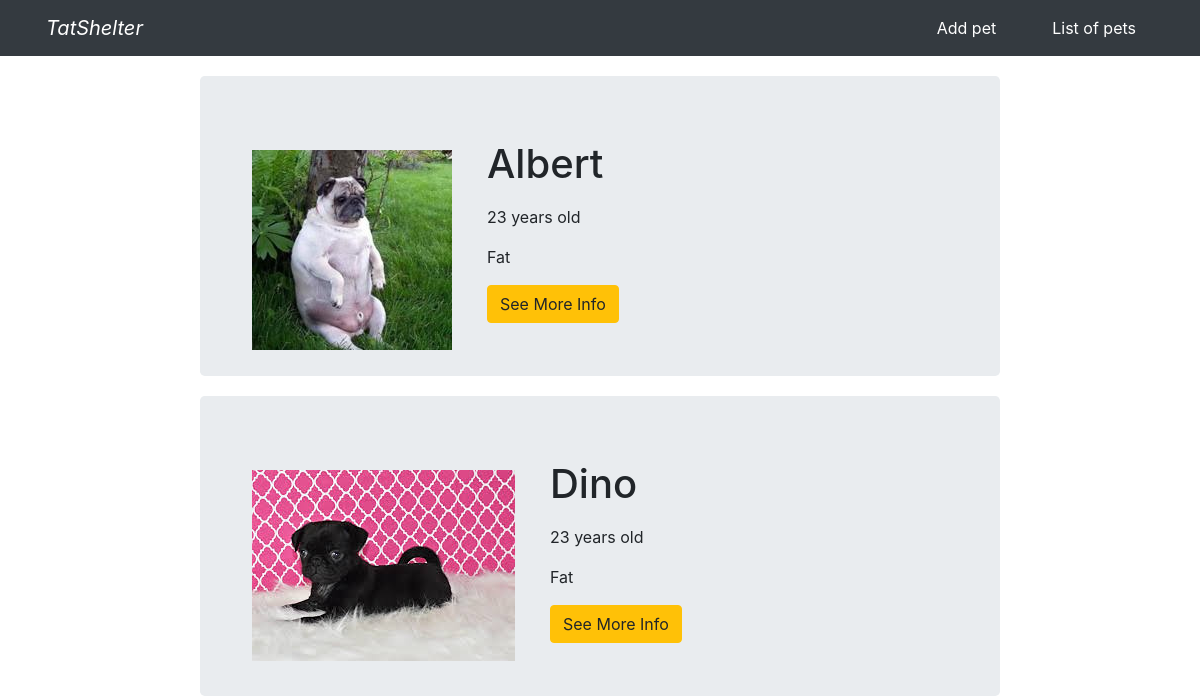
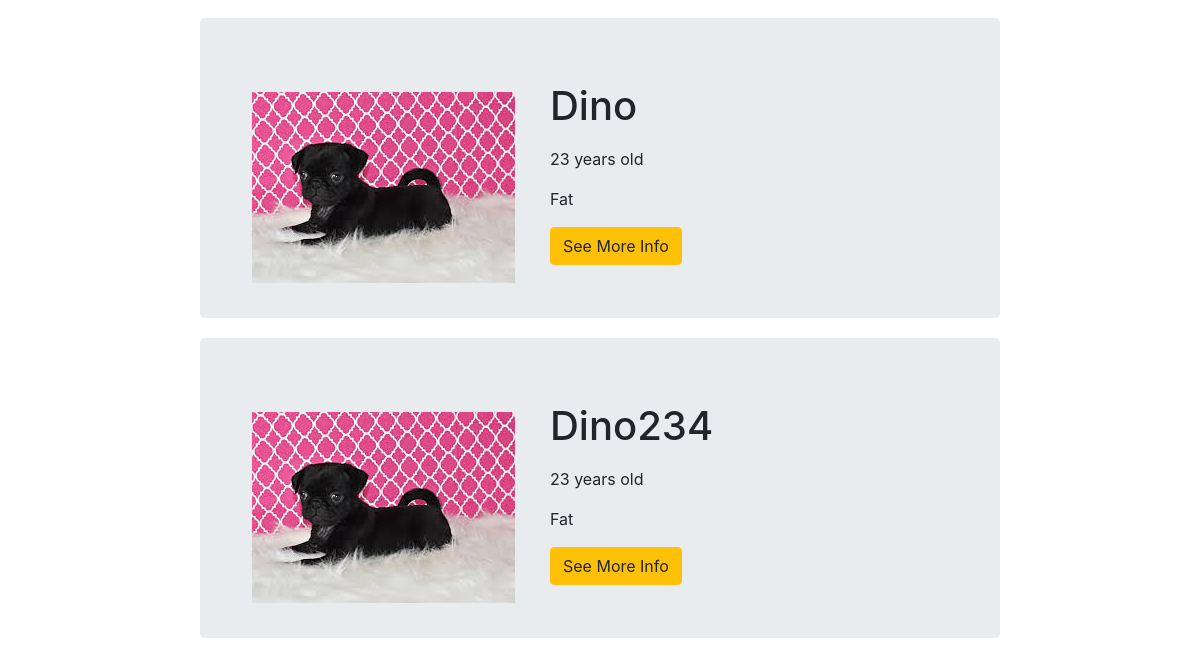
The page /list_pets on the database as committed earlier (2 pictures, top to bottom).
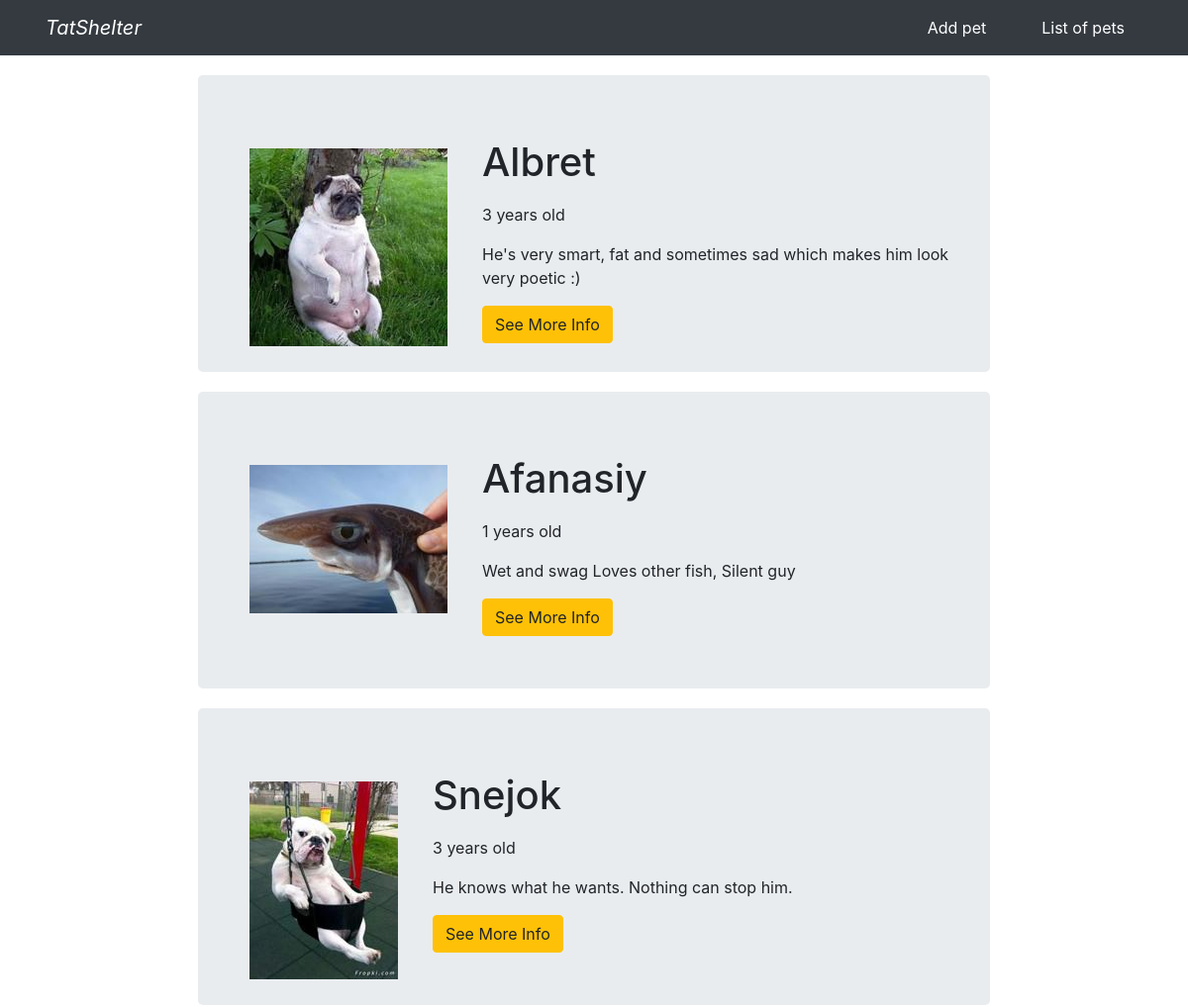
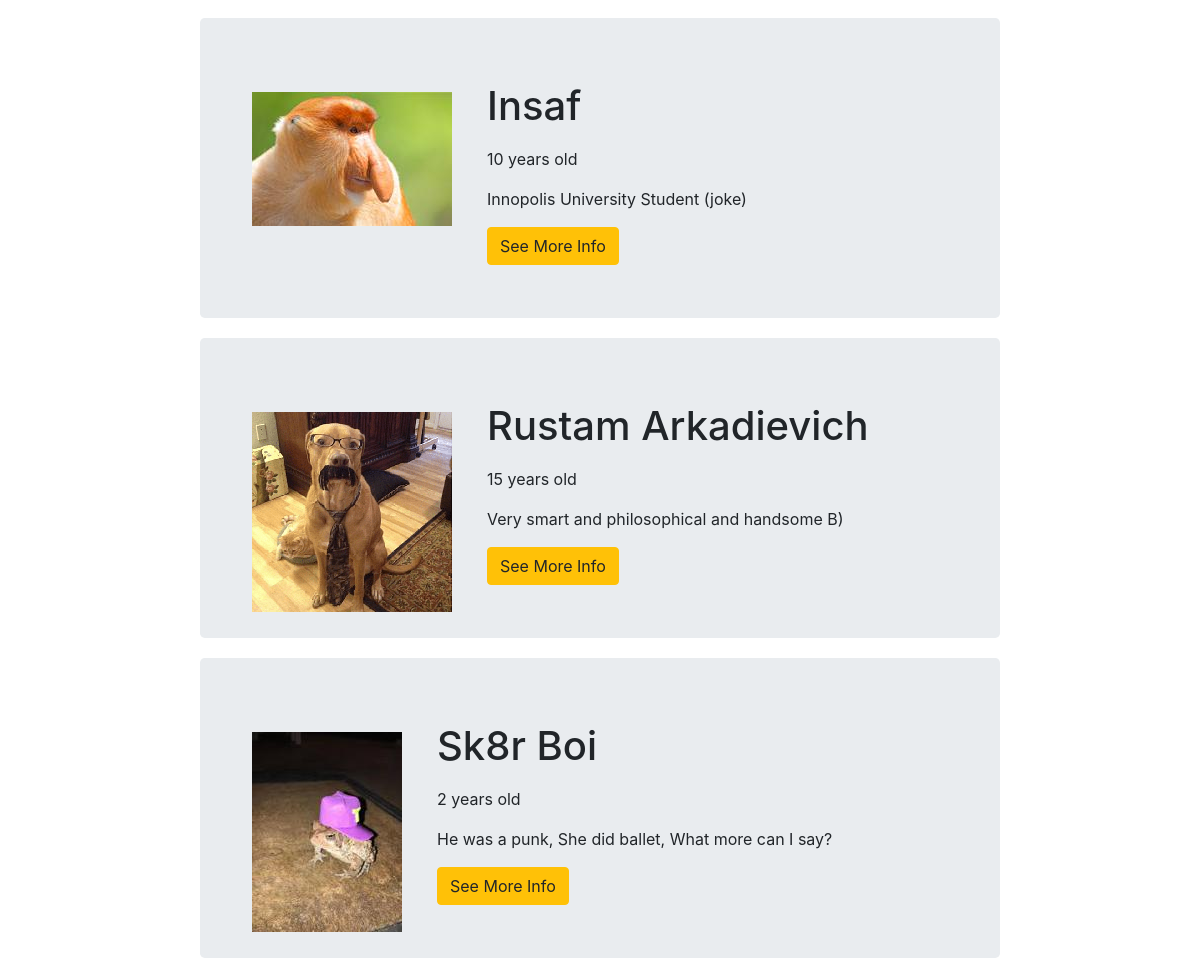
The same page on the database as committed later (2 pictures, top to bottom).
### tatshelter.py (models this page shows, shortened)
class Pet(db.Model):
    __tablename__ = 'pets'
    id = db.Column(db.Integer, primary_key=True)
    name = db.Column(db.Text)
    pet_type = db.Column(db.Text)
    age = db.Column(db.Integer)
    info = db.Column(db.Text)
    adopted = db.Column(db.Boolean)
    owner_id = db.Column(db.Integer, db.ForeignKey('owners.id'))
    adopter_id = db.Column(db.Integer, db.ForeignKey('adopters.id'))
    pic = db.Column(db.String(64), nullable=False, default='default.jpg')

### tatshelter.py (the view)
@app.route('/list_pets')
def list_pets():
    pets = Pet.query.filter_by(adopted=False).all()
    return render_template('list_pets.html', pets = pets)

### templates/list_pets.html (shortened to what this page needs)
{%extends "base.html"%}
{%block content%}
{% for pet in pets%}
<div class="jumbotron" style="width: 800px; height: 300px ;margin: 20px auto;">
    <div class="d-flex">
      <div class='image' style="margin: 10px 20px;">
        <img src="static/{{pet.pic}}" class="d-inline-block" alt="" style="">
      </div>
    <div class="d-flex flex-column" style="margin-left: 15px;">
      <h1 class="display-7">{{pet.name}}</h1>
      <p>{{pet.age}} years old</p>
      <p>{{pet.info}}</p>
      <a href="{{url_for('pet', pet_id=pet.id)}}" style="float: right;">
        <button type="button" class="btn btn-warning">See More Info</button>
      </a>
    </div>
    </div>
</div>
{% endfor %}
{% endblock %}

### templates/base.html (shortened to what this page needs)
<!DOCTYPE html>
<html lang="en">
<head>
    <link rel="stylesheet" href="https://stackpath.bootstrapcdn.com/bootstrap/4.5.2/css/bootstrap.min.css">
</head>
<body>
    <nav class="navbar navbar-expand-lg navbar-dark bg-dark">
        <a class="navbar-brand" href="{{url_for('index')}}" style="margin-left: 30px; font-style: italic;">TatShelter</a>
        <div class="collapse navbar-collapse" id="navbarSupportedContent">
          <ul class="navbar-nav ml-auto">
            <li class="nav-item active" style="margin-right: 40px;">
              <a class="nav-link" href="{{url_for('add_pet')}}">Add pet</a>
            </li>
            <li class="nav-item active" style="margin-right: 40px;">
                <a class="nav-link" href="{{url_for('list_pets')}}">List of pets</a>
            </li>
          </ul>
        </div>
      </nav>
    {% block content %}
    {%endblock%}
</body>
</html>

Rows that differ between the two databases and show on the page:
changed Pet: name "Albert" → "Albret"; age "23" → "3"; info "Fat" → "He's very smart, fat and sometimes sad which makes him look very poetic :)"
changed Pet: pic: picture added in place of a placeholder; name "Dino" → "Afanasiy"; age "23" → "1"; info "Fat" → "Wet and swag Loves other fish, Silent guy"
changed Pet: pic: picture added in place of a placeholder; name "Dino" → "Snejok"; age "23" → "3"; info "Fat" → "He knows what he wants. Nothing can stop him."
changed Pet: pic: picture added in place of a placeholder; name "Dino234" → "Insaf"; age "23" → "10"; info "Fat" → "Innopolis University Student (joke)"
added Pet: pic (picture), name "Rustam Arkadievich", age "15", info "Very smart and philosophical and handsome B)"
added Pet: pic (picture), name "Sk8r Boi", age "2", info "He was a punk, She did ballet, What more can I say?"
